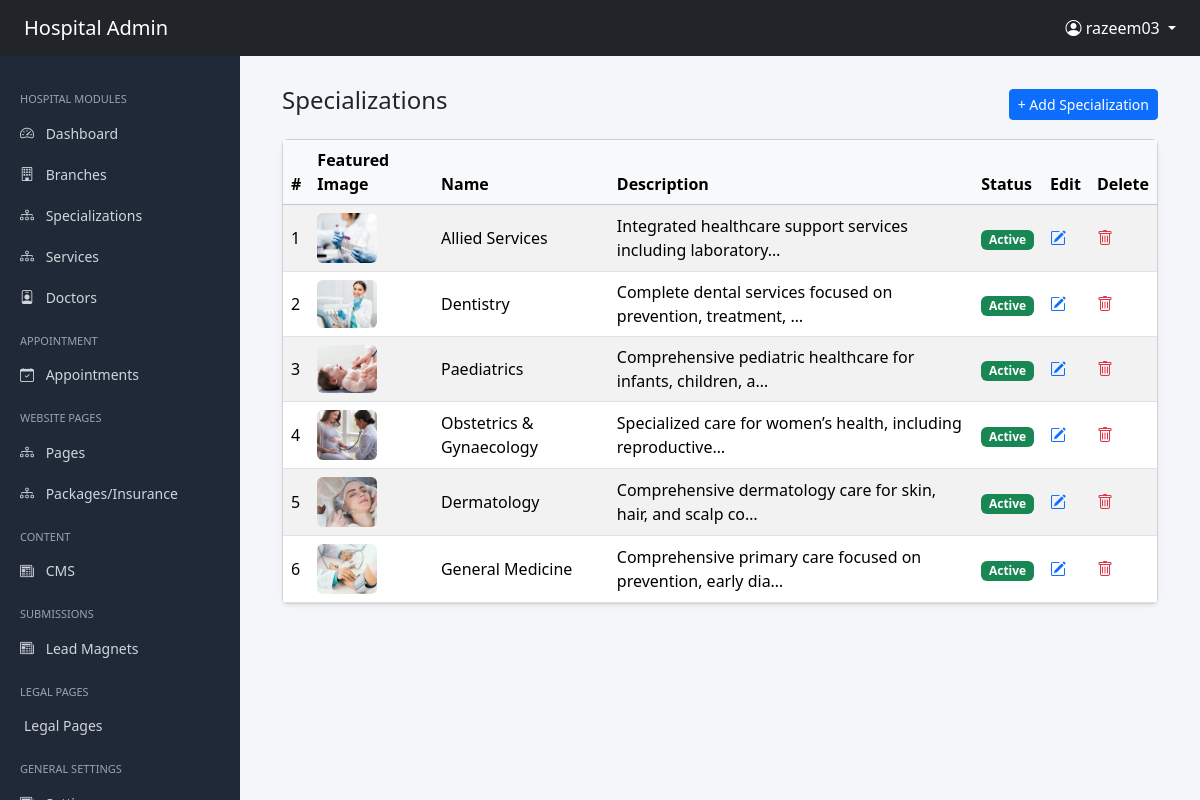
The app's page /administrator/specializations/ (signed in) with its own data.
### accounts/models.py (models this page shows, shortened)
class User(AbstractUser):
    phone_number = models.CharField(max_length=15, blank=True, null=True)
    is_admin = models.BooleanField(default=False)
    is_doctor = models.BooleanField(default=False)
    is_patient = models.BooleanField(default=True)

### administrator/models.py (models this page shows, shortened)
class SEOModel(models.Model):
    meta_title = models.CharField(max_length=255, blank=True)
    meta_description = models.TextField(blank=True)
    canonical_url = models.URLField(blank=True)
    primary_keywords = models.CharField(max_length=255, blank=True)
    secondary_keywords = models.CharField(max_length=255, blank=True)
    slug = models.SlugField(unique=True)
    og_title = models.CharField(max_length=255, blank=True)
    og_description = models.TextField(blank=True)
    og_image = models.ImageField(upload_to="seo/og/", blank=True, null=True)
    class Meta:
        abstract = True

class Specialization(SEOModel):
    branch = models.ForeignKey(
        Branch,
        on_delete=models.CASCADE,
        related_name='specializations'
    )
    name = models.CharField(max_length=200)
    short_description = models.TextField(blank=True)
    icon = models.ImageField(upload_to='uploads/specializations/', blank=True, null=True)
    featured_image = models.ImageField(upload_to='uploads/specializations/', blank=True, null=True)
    featured_image_alt = models.CharField(max_length=255, blank=True)
    hero_title = models.CharField(max_length=255, blank=True)
    hero_description = models.TextField(blank=True)
    hero_banner = models.ImageField(upload_to='uploads/specializations/', blank=True, null=True)
    hero_banner_alt = models.CharField(max_length=255, blank=True)
    main_title = models.CharField(max_length=255, blank=True)
    main_image = models.ImageField(upload_to='uploads/specializations/', blank=True, null=True)
    main_image_alt = models.CharField(max_length=255, blank=True)
    main_description = RichTextUploadingField(blank=True)
    secondary_title = models.CharField(max_length=255, blank=True)
    secondary_image = models.ImageField(upload_to='uploads/specializations/', blank=True, null=True)
    secondary_image_alt = models.CharField(max_length=255, blank=True)
    long_description_primary = RichTextUploadingField(blank=True)
    long_description_secondary = RichTextUploadingField(blank=True)
    is_active = models.BooleanField(default=True)
    is_deleted = models.BooleanField(default=False)
    created_at = models.DateTimeField(auto_now_add=True)
    updated_at = models.DateTimeField(auto_now=True)
    class Meta:
        ordering = ['-created_at']
        verbose_name = "Specialization"
        verbose_name_plural = "Specializations"

### administrator/views.py (the view)
# urls.py: path('specializations/', SpecializationListView.as_view(), name='specialization-list'),
@method_decorator(admin_required, name='dispatch')
class SpecializationListView(ListView):
    model = Specialization
    template_name = 'administrator/specialization/list.html'
    ordering = ['-created_at']

### userapp/context_processors.py (called while the page is built)
def global_data(request):
    def get_menu(slug):
        return MenuGroup.objects.prefetch_related('items').filter(
            slug=slug,
            is_active=True
        ).first()
    settings = GlobalSettings.objects.first()
    social_links = SocialLink.objects.filter(is_active=True).order_by('order')
    legal_pages = LegalPage.objects.filter(is_active=True)
    return {
        'global_settings': settings,
         'social_links': social_links,
         'legal_pages':legal_pages,
        'main_menu': get_menu('main-menu'),
        'specialization_menu': get_menu('specialization-menu'),
        'quick_links_menu': get_menu('quick-links-menu'),
    }

### administrator/templates/administrator/specialization/list.html (shortened to what this page needs)
{% extends "administrator/shared/base.html" %}
{% block content %}
<div class="container-fluid">
    <div class="d-flex justify-content-between align-items-center mb-3">
        <h4>Specializations</h4>
        <a href="{% url 'administrator:specialization-create' %}"
           class="btn btn-primary btn-sm">
            + Add Specialization
        </a>
    </div>
    <div class="card shadow-sm">
        <div class="card-body p-0">
            <table class="table table-striped table-hover mb-0 align-middle">
                <thead class="table-light">
                    <tr>
                        <th>#</th>
                        <th>Featured Image</th>
                        <th>Name</th>
                        <th>Description</th>
                        <th>Status</th>
                        <th>Edit</th>
                        <th>Delete</th>
                    </tr>
                </thead>
                <tbody>
                    {% for object in object_list %}
                    <tr>
                        <td>{{ forloop.counter }}</td>
                        <td>
                            {% if object.featured_image %}
                                <img src="{{ object.featured_image.url }}"
                                     width="60"
                                     class="rounded">
                            {% else %}
                                <span class="text-muted">—</span>
                            {% endif %}
                        </td>
                        <td>{{ object.name }}</td>
                        <td>
                            {{ object.short_description|truncatechars:60 }}
                        </td>
                        <td>
                            {% if object.is_active %}
                                <span class="badge bg-success">Active</span>
                            {% else %}
                                <span class="badge bg-secondary">Inactive</span>
                            {% endif %}
                        </td>
                        <td>
                            <a href="{% url 'administrator:specialization-update' object.id %}"
                               class="text-primary">
                                <i class="bi bi-pencil-square"></i>
                            </a>
                        </td>
                        <td>
                            <a href="{% url 'administrator:specialization-delete' object.id %}"
                               class="text-danger"
                               onclick="return confirm('Are you sure?');">
                                <i class="bi bi-trash"></i>
                            </a>
                        </td>
                    </tr>
                    {% empty %}
                    <tr>
                        <td colspan="7" class="text-center py-4">
                            No specializations found
                        </td>
                    </tr>
                    {% endfor %}
                </tbody>
            </table>
        </div>
    </div>
</div>
{% endblock %}

### administrator/templates/administrator/shared/base.html (shortened to what this page needs)
<!DOCTYPE html>
<html lang="en">
<head>
<link href="https://cdn.jsdelivr.net/npm/bootstrap@5.3.2/dist/css/bootstrap.min.css" rel="stylesheet">
<link href="https://cdn.jsdelivr.net/npm/bootstrap-icons@1.11.1/font/bootstrap-icons.css" rel="stylesheet">
</head>
<body>
<nav class="navbar navbar-dark bg-dark px-4 navbar-fixed">
<span class="navbar-brand">Hospital Admin</span>
<div class="ms-auto">
{% if request.user.is_authenticated %}
<div class="dropdown">
<a class="text-white dropdown-toggle text-decoration-none"
href="#"
data-bs-toggle="dropdown">
<i class="bi bi-person-circle"></i>
{{ request.user.username }}
</a>
</div>
{% endif %}
</div>
</nav>
<div class="sidebar">
<div class="menu-title">Hospital Modules</div>
<a href="{% url 'administrator:dashboard' %}">
<i class="bi bi-speedometer2"></i> Dashboard
</a>
<a href="{% url 'administrator:branch-list' %}">
<i class="bi bi-building"></i> Branches
</a>
<a href="{% url 'administrator:specialization-list' %}">
<i class="bi bi-diagram-3"></i> Specializations
</a>
<a href="{% url 'administrator:service-list' %}">
<i class="bi bi-diagram-3"></i> Services
</a>
<a href="{% url 'administrator:doctor-list' %}">
<i class="bi bi-person-badge"></i> Doctors
</a>
<div class="menu-title">Appointment</div>
<a data-bs-toggle="collapse" href="#appointments">
<i class="bi bi-calendar-check"></i> Appointments
</a>
<div class="menu-title">Website Pages</div>
<a data-bs-toggle="collapse" href="#pages">
<i class="bi bi-diagram-3"></i> Pages
</a>
<a data-bs-toggle="collapse" href="#servicepages">
<i class="bi bi-diagram-3"></i> Packages/Insurance
</a>
<div class="menu-title">Content</div>
<a data-bs-toggle="collapse" href="#contenttype">
<i class="bi bi-newspaper"></i> CMS
</a>
<div class="menu-title">Submissions</div>
<a data-bs-toggle="collapse" href="#submissions">
<i class="bi bi-newspaper"></i> Lead Magnets
</a>
<div class="menu-title">Legal Pages</div>
<a href="{% url 'administrator:legal-list' %}" class="ps-4">Legal Pages</a>
<div class="menu-title">General Settings</div>
<a data-bs-toggle="collapse" href="#gensettings">
<i class="bi bi-newspaper"></i> Settings
</a>
</div>
<div class="main-content">
{% block content %}{% endblock %}
</div>
</body>
</html>

### administrator/templates/administrator/shared/base.html (style rules this page uses)
body { background:#f4f6f9; overflow-x:hidden; }
.sidebar { position:fixed; top:56px; left:0; height:100%; width:240px; background:#1f2937; padding-top:20px; overflow-y:auto; }
.sidebar a { color:#d1d5db; padding:10px 20px; display:block; text-decoration:none; font-size:14px; }
.sidebar .menu-title { color:#9ca3af; font-size:11px; padding:15px 20px 5px; text-transform:uppercase; }
.sidebar i { margin-right:8px; }
.main-content { margin-left:240px; padding:30px; }

### records on screen
User: user.username "razeem03"
Specialization: featured_image (picture), name "Allied Services", short_description "Integrated healthcare support services including laboratory…", is_active "Active"
Specialization: featured_image (picture), name "Dentistry", short_description "Complete dental services focused on prevention, treatment, …", is_active "Active"
Specialization: featured_image (picture), name "Paediatrics", short_description "Comprehensive pediatric healthcare for infants, children, a…", is_active "Active"
Specialization: featured_image (picture), name "Obstetrics & Gynaecology", short_description "Specialized care for women’s health, including reproductive…", is_active "Active"
Specialization: featured_image (picture), name "Dermatology", short_description "Comprehensive dermatology care for skin, hair, and scalp co…", is_active "Active"
Specialization: featured_image (picture), name "General Medicine", short_description "Comprehensive primary care focused on prevention, early dia…", is_active "Active"
